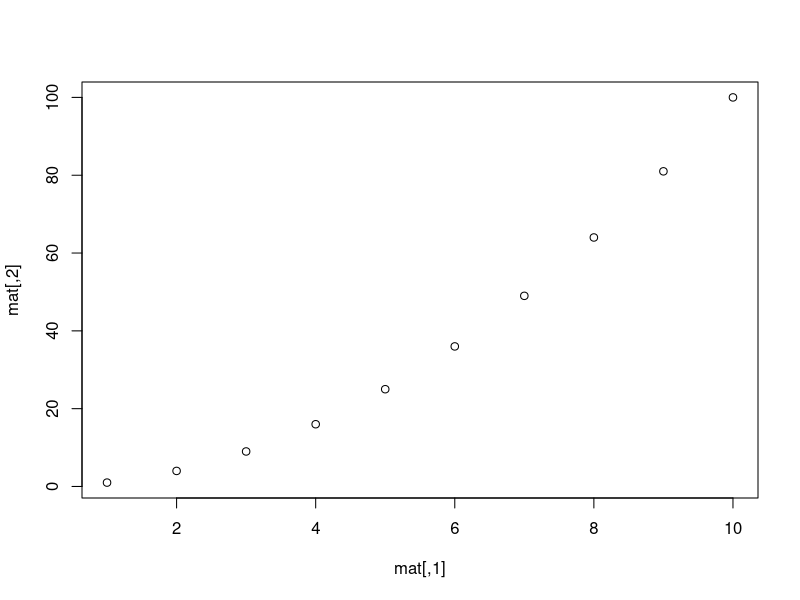

Source code (R):
## ---- chunk 1
a <- matrix(1:9,3,3,byrow = T) # 3행 3열, 행 부터 먼저 기입
a
rownames(a)
rownames(a) <- c("r1","r2","r3") # 행 이름 기입
rownames(a)
a

colnames(a)
colnames(a) <- c("c1","c2","c3") # 열 이름 기입 
colnames(a)
a
## ---- chunk 2
a 
a[1,1] # 1행 1열
a[2,3] # 2행 3열
a["r1","c1"] # 1행 1열인 부분을 행과 열의 이름을 이용한 index
a["r2","c3"] # 2행 3열인 부분을 행과 열의 이름을 이용한 index
a[c(1,2),] # 1,2행 
a[c("r1","r2"),] 
## ---- chunk 3
mat <- matrix(0,3,3)
mat

diag(mat) <- 7 # 주대각 성분 위치에 7을 기입
mat

mat[2,3] <- 77 # 2행 3열의 index에 77을 기입 
mat

## ---- chunk 4
x <- 1:10
y <- x^2

# length(x) : x 의 원소 개수 
length(x)

mat <- matrix(c(x,y),length(x),2)
mat
plot(mat)
